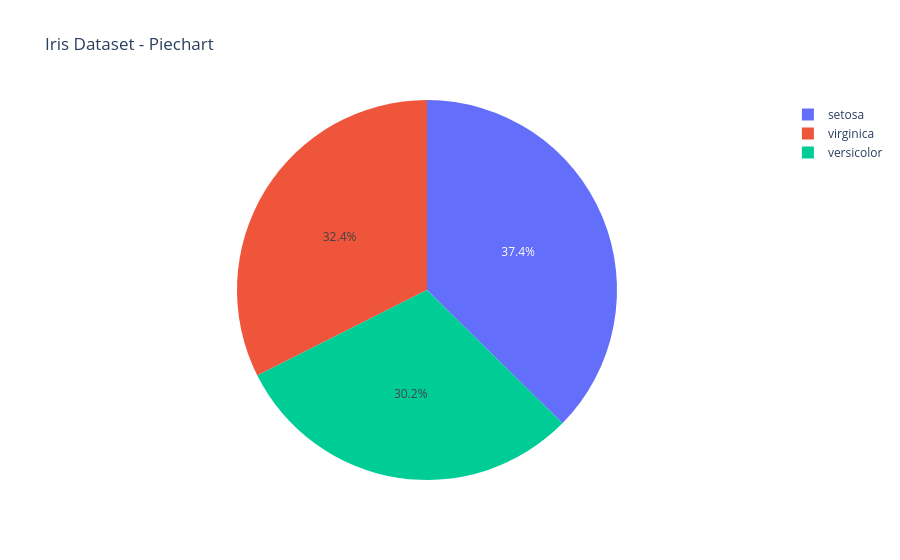

This figure's notebook cell:
### Markdown cell above
### **7. Piechart**

### Code cell
df = sns.load_dataset('iris')

fig = px.pie(df,values='sepal_width',names='species',title='Iris Dataset - Piechart')
fig.write_image('plots/iris_pie.png')
fig.show()

### Figure 1 — Plotly figure (JSON) as saved in the notebook; plotly's stock layout.template omitted (floating-point values rounded to 4 significant figures; data arrays with more than 128 entries replaced by an {"elided": "..."} marker saying what was removed)
{"data": [{"domain": {"x": [0, 1], "y": [0, 1]}, "hovertemplate": "species=%{label}<br>sepal_width=%{value}<extra></extra>", "labels": {"elided": "150 str values"}, "legendgroup": "", "name": "", "showlegend": true, "type": "pie", "values": {"elided": "150 float values"}}], "layout": {"legend": {"tracegroupgap": 0}, "title": {"text": "Iris Dataset - Piechart"}}}
